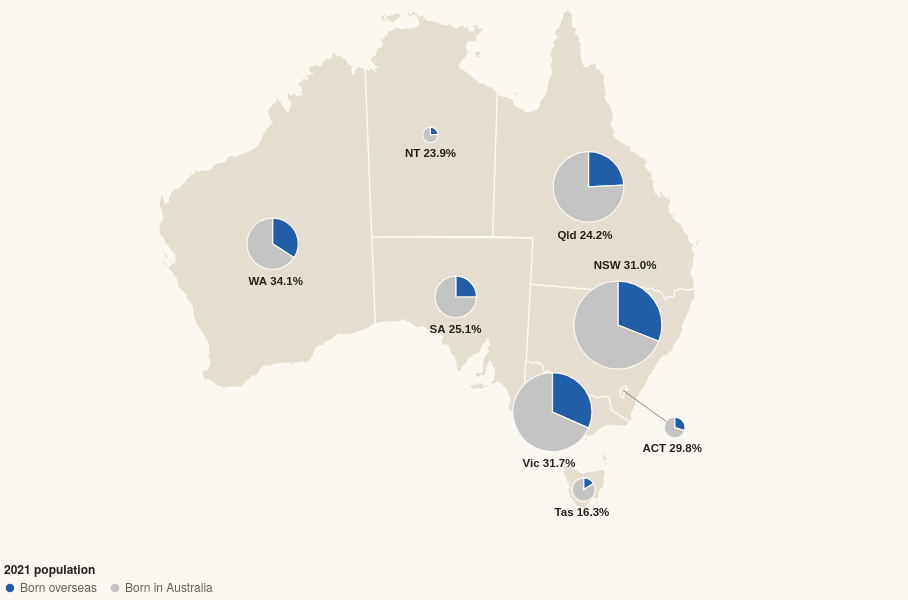

The specification (Vega-Lite) saved for this image:
### Vega-Lite specification from a JSON file in a GitHub repository (floating-point values rounded to 4 significant figures; data arrays with more than 128 entries replaced by an {"elided": "..."} marker saying what was removed)
{"$schema": "https://vega.github.io/schema/vega-lite/v5.json", "width": 900, "height": 540, "autosize": {"type": "pad"}, "config": {"background": null, "font": "IBM Plex Sans, Helvetica Neue, Arial, sans-serif", "padding": 4, "view": {"stroke": null}, "axis": {"labelColor": "#675f54", "titleColor": "#675f54", "gridColor": "#d8cfbf", "domainColor": "#d8cfbf", "tickColor": "#d8cfbf", "labelFont": "IBM Plex Sans, Helvetica Neue, Arial, sans-serif", "labelFontSize": 11, "titleFont": "IBM Plex Sans, Helvetica Neue, Arial, sans-serif", "titleFontWeight": 500, "titleFontSize": 11.5}, "legend": {"labelColor": "#675f54", "titleColor": "#25221d", "labelFont": "IBM Plex Sans, Helvetica Neue, Arial, sans-serif", "titleFont": "IBM Plex Sans, Helvetica Neue, Arial, sans-serif", "titleFontWeight": 600, "labelFontSize": 12, "titleFontSize": 12, "symbolStrokeColor": "#fbf8f2"}, "text": {"color": "#25221d", "font": "IBM Plex Sans, Helvetica Neue, Arial, sans-serif"}, "tooltipFormat": {"numberFormat": ",.0f"}}, "projection": {"type": "conicEqualArea", "parallels": [-18, -36], "rotate": [-134, 0]}, "params": [{"name": "hl", "value": "", "bind": {"input": "select", "options": ["", "Western Australia", "Victoria", "New South Wales", "Australian Capital Territory", "South Australia", "Queensland", "Northern Territory", "Tasmania"], "labels": ["All states", "Western Australia", "Victoria", "New South Wales", "Australian Capital Territory", "South Australia", "Queensland", "Northern Territory", "Tasmania"], "name": "Highlight a state "}}], "layer": [{"data": {"values": {"type": "Topology", "arcs": {"elided": "106 rows, 2810 int values in total"}, "transform": {"scale": [0.002035, 0.001652], "translate": [112.9, -43.63]}, "objects": {"states": {"type": "GeometryCollection", "geometries": [{"arcs": [[0, 1, 2, 3, 4, 5, 6, 7, 8, 9, 10, 11, 12, 13, 14, 15, 16, 17, 18, 19, 20, 21, 22, 23, 24, 25, 26, 27, 28, 29, 30, 31, 32, 33, 34, 35, 36, 37, 38, 39, 40, 41, 42, 43, 44, 45], [46]], "type": "Polygon", "properties": {"STATE_CODE": "1", "STATE_NAME": "New South Wales"}, "id": 0}, {"arcs": [[47, 48, 49, -38, 50, -36, 51, -34, 52, -32, 53, -30, 54, -28, 55, -26, 56, 57, -23, 58, -21, 59, 60, 61, -17, 62, -15, 63, -13, 64, -11, 65, -9, 66, -7, 67, -5, 68, 69, 70, -1, 71]], "type": "Polygon", "properties": {"STATE_CODE": "2", "STATE_NAME": "Victoria"}, "id": 1}, {"arcs": [[[-45, 72, -43, 73, -41, 74, 75, 76, 77]], [[78]], [[79]], [[80]], [[81]], [[82]]], "type": "MultiPolygon", "properties": {"STATE_CODE": "3", "STATE_NAME": "Queensland"}, "id": 2}, {"arcs": [[[83, 84, -48, 85]], [[86]]], "type": "MultiPolygon", "properties": {"STATE_CODE": "4", "STATE_NAME": "South Australia"}, "id": 3}, {"arcs": [[[87, 88]], [[89]], [[90]], [[91]]], "type": "MultiPolygon", "properties": {"STATE_CODE": "5", "STATE_NAME": "Western Australia"}, "id": 4}, {"arcs": [[[92]], [[93]], [[94]], [[95]], [[96]], [[97]]], "type": "MultiPolygon", "properties": {"STATE_CODE": "6", "STATE_NAME": "Tasmania"}, "id": 5}, {"arcs": [[[-77, 98, 99]], [[100]], [[101]], [[102]], [[103]], [[104]], [[105]]], "type": "MultiPolygon", "properties": {"STATE_CODE": "7", "STATE_NAME": "Northern Territory"}, "id": 6}, {"arcs": [[-47]], "type": "Polygon", "properties": {"STATE_CODE": "8", "STATE_NAME": "Australian Capital Territory"}, "id": 7}]}}}, "format": {"type": "topojson", "feature": "states"}}, "mark": {"type": "geoshape", "fill": "#e4ddd0", "stroke": "#fbf8f2", "strokeWidth": 1.25, "cursor": "pointer"}, "transform": [{"lookup": "properties.STATE_NAME", "from": {"data": {"values": [{"s_name": "Western Australia", "s_share": 34.1, "s_growth": 5.5, "s_os": 938900, "s_pop": 2749370, "s_top": "England", "s_topn": 211730}, {"s_name": "Victoria", "s_share": 31.7, "s_growth": 7.2, "s_os": 2072570, "s_pop": 6547820, "s_top": "India", "s_topn": 272250}, {"s_name": "New South Wales", "s_share": 31, "s_growth": 6.2, "s_os": 2510260, "s_pop": 8097060, "s_top": "China", "s_topn": 261330}, {"s_name": "Australian Capital Territory", "s_share": 29.8, "s_growth": 6.9, "s_os": 134900, "s_pop": 452510, "s_top": "India", "s_topn": 17510}, {"s_name": "South Australia", "s_share": 25.1, "s_growth": 3.9, "s_os": 452410, "s_pop": 1802600, "s_top": "England", "s_topn": 98770}, {"s_name": "Queensland", "s_share": 24.2, "s_growth": 6.2, "s_os": 1263640, "s_pop": 5215810, "s_top": "New Zealand", "s_topn": 229920}, {"s_name": "Northern Territory", "s_share": 23.9, "s_growth": 7.8, "s_os": 59240, "s_pop": 248150, "s_top": "Philippines", "s_topn": 7320}, {"s_name": "Tasmania", "s_share": 16.3, "s_growth": 5.5, "s_os": 92320, "s_pop": 567240, "s_top": "England", "s_topn": 20420}]}, "key": "s_name", "fields": ["s_name", "s_share", "s_growth", "s_os", "s_pop", "s_top", "s_topn"]}}], "params": [{"name": "hov12", "select": {"type": "point", "fields": ["s_name"], "on": "pointerover", "clear": "pointerout"}}], "encoding": {"stroke": {"condition": {"param": "hov12", "empty": false, "value": "#111111"}, "value": "#fbf8f2"}, "strokeWidth": {"condition": {"param": "hov12", "empty": false, "value": 2.5}, "value": 1.25}, "tooltip": [{"field": "s_name", "title": "State / territory"}, {"field": "s_share", "title": "Born overseas, 2021 (%)", "format": ".1f"}, {"field": "s_os", "title": "Overseas-born residents", "format": ","}, {"field": "s_pop", "title": "Total population, 2021", "format": ","}, {"field": "s_top", "title": "Largest overseas birthplace"}, {"field": "s_topn", "title": "Residents born there", "format": ","}, {"field": "s_growth", "title": "Change in share since 2001 (pts)", "format": "+.1f"}]}}, {"data": {"values": [{"lon": 149.1, "lat": -35.45, "llon": 153.6, "llat": -37.4}]}, "mark": {"type": "rule", "strokeWidth": 0.75}, "encoding": {"longitude": {"field": "lon", "type": "quantitative"}, "latitude": {"field": "lat", "type": "quantitative"}, "longitude2": {"field": "llon"}, "latitude2": {"field": "llat"}, "color": {"value": "#675f54"}}}, {"data": {"values": [{"abbr": "WA", "name": "Western Australia", "lon": 121.6, "lat": -26, "r": 25.64, "a0": 0, "a1": 2.146, "part": "Born overseas", "n": 938900, "pct": 34.15}, {"abbr": "WA", "name": "Western Australia", "lon": 121.6, "lat": -26, "r": 25.64, "a0": 2.146, "a1": 6.283, "part": "Born in Australia", "n": 1810470, "pct": 65.85}, {"abbr": "Vic", "name": "Victoria", "lon": 143.4, "lat": -37.3, "r": 39.57, "a0": 0, "a1": 1.989, "part": "Born overseas", "n": 2072570, "pct": 31.65}, {"abbr": "Vic", "name": "Victoria", "lon": 143.4, "lat": -37.3, "r": 39.57, "a0": 1.989, "a1": 6.283, "part": "Born in Australia", "n": 4475250, "pct": 68.35}, {"abbr": "NSW", "name": "New South Wales", "lon": 148, "lat": -31.2, "r": 44, "a0": 0, "a1": 1.948, "part": "Born overseas", "n": 2510260, "pct": 31.0}, {"abbr": "NSW", "name": "New South Wales", "lon": 148, "lat": -31.2, "r": 44, "a0": 1.948, "a1": 6.283, "part": "Born in Australia", "n": 5586800, "pct": 69.0}, {"abbr": "ACT", "name": "Australian Capital Territory", "lon": 153.6, "lat": -37.4, "r": 10.4, "a0": 0, "a1": 1.873, "part": "Born overseas", "n": 134900, "pct": 29.81}, {"abbr": "ACT", "name": "Australian Capital Territory", "lon": 153.6, "lat": -37.4, "r": 10.4, "a0": 1.873, "a1": 6.283, "part": "Born in Australia", "n": 317610, "pct": 70.19}, {"abbr": "SA", "name": "South Australia", "lon": 135.3, "lat": -30, "r": 20.76, "a0": 0, "a1": 1.577, "part": "Born overseas", "n": 452410, "pct": 25.1}, {"abbr": "SA", "name": "South Australia", "lon": 135.3, "lat": -30, "r": 20.76, "a0": 1.577, "a1": 6.283, "part": "Born in Australia", "n": 1350190, "pct": 74.9}, {"abbr": "Qld", "name": "Queensland", "lon": 144.8, "lat": -22.4, "r": 35.31, "a0": 0, "a1": 1.522, "part": "Born overseas", "n": 1263640, "pct": 24.23}, {"abbr": "Qld", "name": "Queensland", "lon": 144.8, "lat": -22.4, "r": 35.31, "a0": 1.522, "a1": 6.283, "part": "Born in Australia", "n": 3952170, "pct": 75.77}, {"abbr": "NT", "name": "Northern Territory", "lon": 133.4, "lat": -19.4, "r": 7.703, "a0": 0, "a1": 1.5, "part": "Born overseas", "n": 59240, "pct": 23.87}, {"abbr": "NT", "name": "Northern Territory", "lon": 133.4, "lat": -19.4, "r": 7.703, "a0": 1.5, "a1": 6.283, "part": "Born in Australia", "n": 188910, "pct": 76.13}, {"abbr": "Tas", "name": "Tasmania", "lon": 146.6, "lat": -42.3, "r": 11.65, "a0": 0, "a1": 1.023, "part": "Born overseas", "n": 92320, "pct": 16.28}, {"abbr": "Tas", "name": "Tasmania", "lon": 146.6, "lat": -42.3, "r": 11.65, "a0": 1.023, "a1": 6.283, "part": "Born in Australia", "n": 474920, "pct": 83.72}]}, "mark": {"type": "arc", "stroke": "#fbf8f2", "strokeWidth": 1.25, "cursor": "pointer"}, "encoding": {"opacity": {"condition": {"test": "hl == '' || datum.name == hl", "value": 1}, "value": 0.2}, "longitude": {"field": "lon", "type": "quantitative"}, "latitude": {"field": "lat", "type": "quantitative"}, "theta": {"field": "a0", "type": "quantitative", "scale": null}, "theta2": {"field": "a1"}, "radius": {"field": "r", "type": "quantitative", "scale": null}, "color": {"field": "part", "type": "nominal", "scale": {"domain": ["Born overseas", "Born in Australia"], "range": ["#225ea8", "#c4c4c4"]}, "legend": {"title": "2021 population", "orient": "bottom"}}, "tooltip": [{"field": "part", "title": "Slice"}, {"field": "n", "title": "People in slice", "format": ","}, {"field": "pct", "title": "Share of state (%)", "format": ".1f"}, {"field": "s_name", "title": "State / territory"}, {"field": "s_share", "title": "Born overseas, 2021 (%)", "format": ".1f"}, {"field": "s_os", "title": "Overseas-born residents", "format": ","}, {"field": "s_pop", "title": "Total population, 2021", "format": ","}, {"field": "s_top", "title": "Largest overseas birthplace"}, {"field": "s_topn", "title": "Residents born there", "format": ","}, {"field": "s_growth", "title": "Change in share since 2001 (pts)", "format": "+.1f"}]}, "transform": [{"lookup": "name", "from": {"data": {"values": [{"s_name": "Western Australia", "s_share": 34.1, "s_growth": 5.5, "s_os": 938900, "s_pop": 2749370, "s_top": "England", "s_topn": 211730}, {"s_name": "Victoria", "s_share": 31.7, "s_growth": 7.2, "s_os": 2072570, "s_pop": 6547820, "s_top": "India", "s_topn": 272250}, {"s_name": "New South Wales", "s_share": 31, "s_growth": 6.2, "s_os": 2510260, "s_pop": 8097060, "s_top": "China", "s_topn": 261330}, {"s_name": "Australian Capital Territory", "s_share": 29.8, "s_growth": 6.9, "s_os": 134900, "s_pop": 452510, "s_top": "India", "s_topn": 17510}, {"s_name": "South Australia", "s_share": 25.1, "s_growth": 3.9, "s_os": 452410, "s_pop": 1802600, "s_top": "England", "s_topn": 98770}, {"s_name": "Queensland", "s_share": 24.2, "s_growth": 6.2, "s_os": 1263640, "s_pop": 5215810, "s_top": "New Zealand", "s_topn": 229920}, {"s_name": "Northern Territory", "s_share": 23.9, "s_growth": 7.8, "s_os": 59240, "s_pop": 248150, "s_top": "Philippines", "s_topn": 7320}, {"s_name": "Tasmania", "s_share": 16.3, "s_growth": 5.5, "s_os": 92320, "s_pop": 567240, "s_top": "England", "s_topn": 20420}]}, "key": "s_name", "fields": ["s_name", "s_share", "s_growth", "s_os", "s_pop", "s_top", "s_topn"]}}]}, {"data": {"values": [{"abbr": "WA", "lon": 121.6, "lat": -28.14, "r": 25.64, "l": "WA 34.1%"}, {"abbr": "Vic", "lon": 143.4, "lat": -40.41, "r": 39.57, "l": "Vic 31.7%"}, {"abbr": "NSW", "lon": 148, "lat": -26.95, "r": 44, "l": "NSW 31.0%"}, {"abbr": "ACT", "lon": 153.6, "lat": -38.47, "r": 10.4, "l": "ACT 29.8%"}, {"abbr": "SA", "lon": 135.3, "lat": -31.8, "r": 20.76, "l": "SA 25.1%"}, {"abbr": "Qld", "lon": 144.8, "lat": -25.21, "r": 35.31, "l": "Qld 24.2%"}, {"abbr": "NT", "lon": 133.4, "lat": -20.29, "r": 7.703, "l": "NT 23.9%"}, {"abbr": "Tas", "lon": 146.6, "lat": -43.46, "r": 11.65, "l": "Tas 16.3%"}]}, "mark": {"type": "text", "baseline": "top", "fontSize": 11.5, "font": "IBM Plex Sans Condensed, Arial Narrow, sans-serif", "fontWeight": 600}, "encoding": {"longitude": {"field": "lon", "type": "quantitative"}, "latitude": {"field": "lat", "type": "quantitative"}, "text": {"field": "l"}, "color": {"value": "#25221d"}}}, {"data": {"values": [{"type": "Feature", "properties": {}, "geometry": {"type": "MultiPoint", "coordinates": [[112, -10], [158, -10], [158, -45], [112, -45]]}}]}, "mark": {"type": "geoshape", "opacity": 0, "filled": false, "strokeOpacity": 0}}], "background": "#fbf8f2"}
